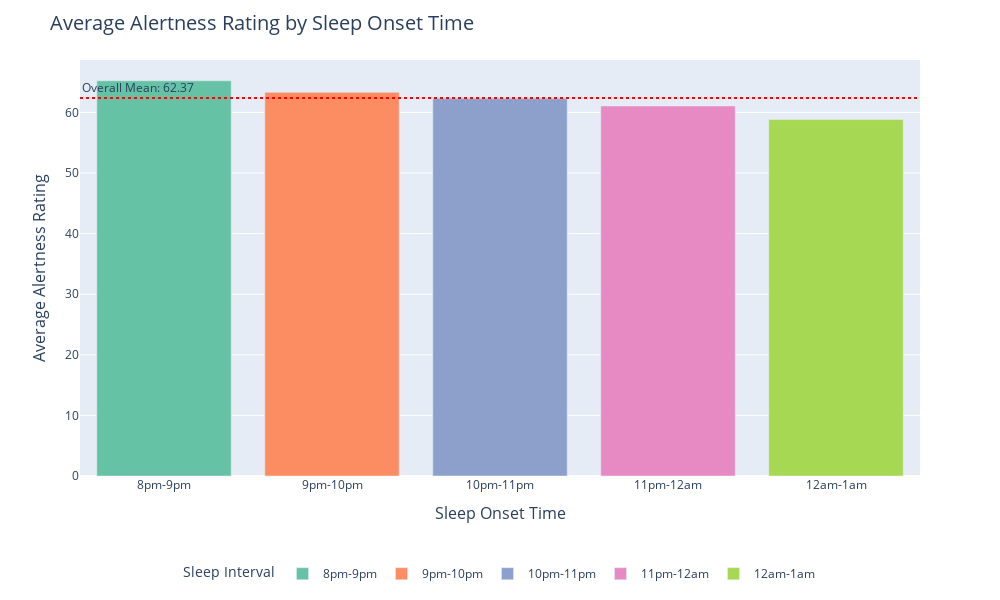

The notebook cell this image was saved under:
### Code cell
'''This plot shows the alertness wrt to sleep on set, as in when a person slept, 
We can see the people who sleep early have an higher alertness as compared to the people who sleep late.'''

bins = [-3, -2, -1, 0, 1, 2]
labels = ['8pm-9pm', '9pm-10pm', '10pm-11pm', '11pm-12am', '12am-1am']
merged_df['sleep_interval'] = pd.cut(merged_df['sleep_onset'], bins=bins, labels=labels)

grouped_df = merged_df.groupby('sleep_interval')['alertness_rating'].mean().reset_index()
fig = px.bar(
    grouped_df,
    x='sleep_interval',
    y='alertness_rating',
    color='sleep_interval',
    color_discrete_sequence=px.colors.qualitative.Set2
)

overall_mean = merged_df['alertness_rating'].mean()
fig.add_hline(
    y=overall_mean,
    line_color='red',
    line_dash='dot',
    annotation_text=f'Overall Mean: {round(overall_mean, 2)}',
    annotation_position='top left'
)

fig.update_layout(
    title=dict(
        text='Average Alertness Rating by Sleep Onset Time',
        font=dict(size=20)  
    ),
    xaxis=dict(
        title=dict(text='Sleep Onset Time', font=dict(size=16)), 
        tickfont=dict(size=12)  
    ),
    yaxis=dict(
        title=dict(text='Average Alertness Rating', font=dict(size=16)),  
        tickfont=dict(size=12)  
    ),
    legend=dict(
        title=dict(text='Sleep Interval', font=dict(size=14)), 
        font=dict(size=12), 
        orientation="h",  
        x=0.5,
        xanchor="center",
        y=-0.2
    ),
    width=1000,  
    height=600 
)

# Show the plot
fig.show()

### Figure 1 — Plotly figure (JSON) as saved in the notebook; plotly's stock layout.template omitted (floating-point values rounded to 4 significant figures)
{"data": [{"alignmentgroup": "True", "hovertemplate": "sleep_interval=%{x}<br>alertness_rating=%{y}<extra></extra>", "legendgroup": "8pm-9pm", "marker": {"color": "rgb(102,194,165)", "pattern": {"shape": ""}}, "name": "8pm-9pm", "offsetgroup": "8pm-9pm", "orientation": "v", "showlegend": true, "textposition": "auto", "type": "bar", "x": ["8pm-9pm"], "xaxis": "x", "y": [65.21], "yaxis": "y"}, {"alignmentgroup": "True", "hovertemplate": "sleep_interval=%{x}<br>alertness_rating=%{y}<extra></extra>", "legendgroup": "9pm-10pm", "marker": {"color": "rgb(252,141,98)", "pattern": {"shape": ""}}, "name": "9pm-10pm", "offsetgroup": "9pm-10pm", "orientation": "v", "showlegend": true, "textposition": "auto", "type": "bar", "x": ["9pm-10pm"], "xaxis": "x", "y": [63.31], "yaxis": "y"}, {"alignmentgroup": "True", "hovertemplate": "sleep_interval=%{x}<br>alertness_rating=%{y}<extra></extra>", "legendgroup": "10pm-11pm", "marker": {"color": "rgb(141,160,203)", "pattern": {"shape": ""}}, "name": "10pm-11pm", "offsetgroup": "10pm-11pm", "orientation": "v", "showlegend": true, "textposition": "auto", "type": "bar", "x": ["10pm-11pm"], "xaxis": "x", "y": [62.27], "yaxis": "y"}, {"alignmentgroup": "True", "hovertemplate": "sleep_interval=%{x}<br>alertness_rating=%{y}<extra></extra>", "legendgroup": "11pm-12am", "marker": {"color": "rgb(231,138,195)", "pattern": {"shape": ""}}, "name": "11pm-12am", "offsetgroup": "11pm-12am", "orientation": "v", "showlegend": true, "textposition": "auto", "type": "bar", "x": ["11pm-12am"], "xaxis": "x", "y": [61.06], "yaxis": "y"}, {"alignmentgroup": "True", "hovertemplate": "sleep_interval=%{x}<br>alertness_rating=%{y}<extra></extra>", "legendgroup": "12am-1am", "marker": {"color": "rgb(166,216,84)", "pattern": {"shape": ""}}, "name": "12am-1am", "offsetgroup": "12am-1am", "orientation": "v", "showlegend": true, "textposition": "auto", "type": "bar", "x": ["12am-1am"], "xaxis": "x", "y": [58.82], "yaxis": "y"}], "layout": {"annotations": [{"showarrow": false, "text": "Overall Mean: 62.37", "x": 0, "xanchor": "left", "xref": "x domain", "y": 62.37, "yanchor": "bottom", "yref": "y"}], "barmode": "relative", "height": 600, "legend": {"font": {"size": 12}, "orientation": "h", "title": {"font": {"size": 14}, "text": "Sleep Interval"}, "tracegroupgap": 0, "x": 0.5, "xanchor": "center", "y": -0.2}, "margin": {"t": 60}, "shapes": [{"line": {"color": "red", "dash": "dot"}, "type": "line", "x0": 0, "x1": 1, "xref": "x domain", "y0": 62.37, "y1": 62.37, "yref": "y"}], "title": {"font": {"size": 20}, "text": "Average Alertness Rating by Sleep Onset Time"}, "width": 1000, "xaxis": {"anchor": "y", "categoryarray": ["8pm-9pm", "9pm-10pm", "10pm-11pm", "11pm-12am", "12am-1am"], "categoryorder": "array", "domain": [0, 1], "tickfont": {"size": 12}, "title": {"font": {"size": 16}, "text": "Sleep Onset Time"}}, "yaxis": {"anchor": "x", "domain": [0, 1], "tickfont": {"size": 12}, "title": {"font": {"size": 16}, "text": "Average Alertness Rating"}}}}
